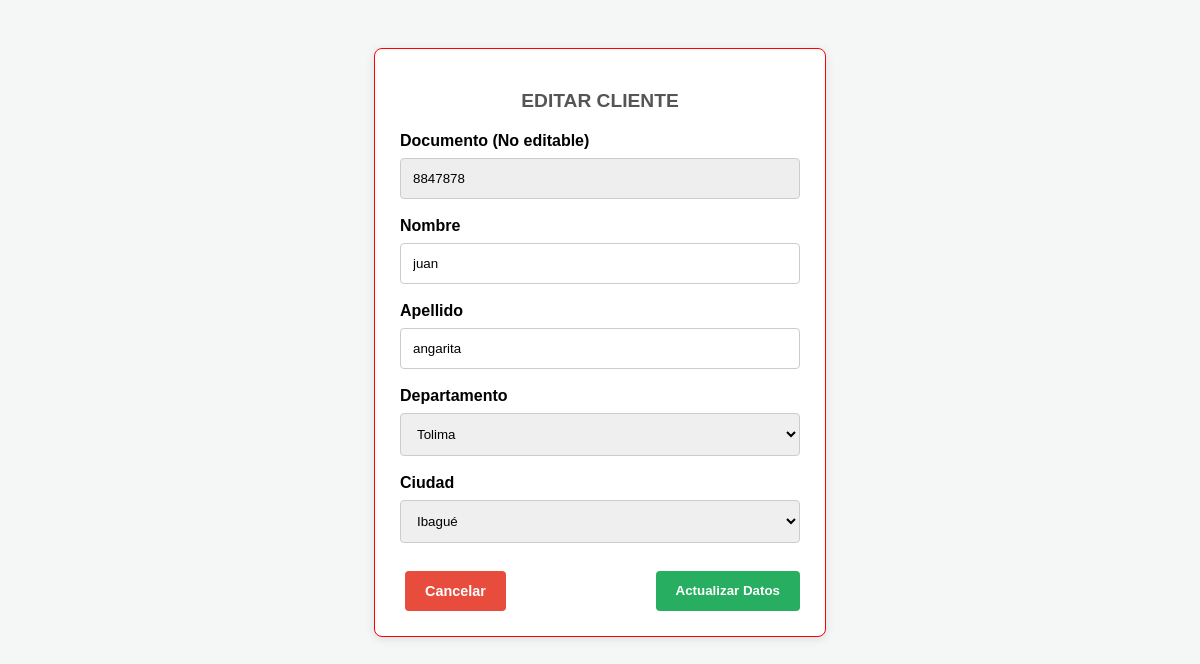
/update_cliente.php?documento_v=8847878, run on the app's committed database.
### tables this page shows
CREATE TABLE `clientes` (
  `documento_v` int(30) NOT NULL,
  `nombre` varchar(50) NOT NULL,
  `apellido` varchar(50) NOT NULL,
  `id_ciudad` int(11) DEFAULT NULL,
  `id_g` int(11) DEFAULT NULL,
  `id_genero` int(11) DEFAULT NULL
);

CREATE TABLE `ciudad` (
  `id_ciudad` int(11) NOT NULL,
  `nombre` varchar(100) NOT NULL,
  `id_departamento` int(11) DEFAULT NULL
);

CREATE TABLE `departamento` (
  `id_departamento` int(11) NOT NULL,
  `nombre` varchar(100) NOT NULL
);

### update_cliente.php (the view, shortened to what this page needs)
<?php
include_once 'conexion.php';
if(isset($_GET['documento_v'])){
    $documento_v = $_GET['documento_v'];
    $buscar_id = $con->prepare('
        SELECT c.*, ciu.id_departamento
        FROM clientes c
        INNER JOIN ciudad ciu ON c.id_ciudad = ciu.id_ciudad
        WHERE c.documento_v = :doc LIMIT 1
    ');
    $buscar_id->execute(array(':doc' => $documento_v));
    $resultado = $buscar_id->fetch();
} else {
    header('Location: index.php'); exit;
}
$stmt_dep = $con->prepare("SELECT id_departamento, nombre FROM departamento ORDER BY nombre ASC");
$stmt_dep->execute();
$departamentos = $stmt_dep->fetchAll(PDO::FETCH_ASSOC);
$dep_seleccionado = $_POST['id_departamento_filtro'] ?? $resultado['id_departamento'];
$ciudades = [];
if ($dep_seleccionado) {
    $stmt_ciu = $con->prepare("SELECT id_ciudad, nombre FROM ciudad WHERE id_departamento = ? ORDER BY nombre ASC");
    $stmt_ciu->execute([$dep_seleccionado]);
    $ciudades = $stmt_ciu->fetchAll(PDO::FETCH_ASSOC);
}
?>
<!DOCTYPE html>
<html lang="es">
<head>
    <link rel="stylesheet" href="css/stylo.css">
</head>
<body>
    <div class="contenedor">
        <h2 style="text-align:center">EDITAR CLIENTE</h2>
        <form method="post" id="updateForm">
            <label>Documento (No editable)</label>
            <input type="text" name="documento_v" value="<?php echo $resultado['documento_v']; ?>" readonly class="input__text" style="background: #eee;">
            <label>Nombre</label>
            <input type="text" name="nombre" value="<?php echo $_POST['nombre'] ?? $resultado['nombre']; ?>" class="input__text" required>
            <label>Apellido</label>
            <input type="text" name="apellido" value="<?php echo $_POST['apellido'] ?? $resultado['apellido']; ?>" class="input__text" required>
            <label>Departamento</label>
            <select name="id_departamento_filtro" class="input__text" onchange="this.form.submit()">
                <?php foreach($departamentos as $d): ?>
                    <option value="<?php echo $d['id_departamento']; ?>" <?php echo ($dep_seleccionado == $d['id_departamento']) ? 'selected' : ''; ?>>
                        <?php echo $d['nombre']; ?>
                    </option>
                <?php endforeach; ?>
            </select>
            <label>Ciudad</label>
            <select name="id_ciudad" class="input__text" required>
                <?php foreach($ciudades as $c): ?>
                    <option value="<?php echo $c['id_ciudad']; ?>" <?php echo ($resultado['id_ciudad'] == $c['id_ciudad']) ? 'selected' : ''; ?>>
                        <?php echo $c['nombre']; ?>
                    </option>
                <?php endforeach; ?>
            </select>
            <div style="margin-top: 20px; display: flex; justify-content: space-between;">
                <a href="index.php" class="btn btn__delete">Cancelar</a>
                <button type="submit" name="actualizar" class="btn btn__nuevo">Actualizar Datos</button>
            </div>
        </form>
    </div>
</body>
</html>

### css/stylo.css (style rules this page uses)
body { background-color: #fff; font-family: Arial, sans-serif; }
.contenedor { width: 95%; margin: 20px auto; background-color: #f2e9c9; padding: 20px; border: 1px solid red; }
h2 { text-align: center; color: #555; font-size: 1.2em; margin-bottom: 20px; text-transform: uppercase; }
.input__text { padding: 8px; width: 300px; border: 1px solid #ccc; border-radius: 4px; }
.btn { padding: 8px 15px; border: none; border-radius: 4px; cursor: pointer; text-decoration: none; color: white; font-weight: bold; margin-left: 5px; display: inline-block; }
.btn__nuevo { background-color: #1b6331; }
.btn__update, .btn__delete { display: block; text-align: center; padding: 5px; color: white; text-decoration: none; border-radius: 3px; font-size: 0.9em; }
.btn__delete { background-color: #700000; }

### update_cliente.php (style rules this page uses)
body { background-color: #f4f7f6; font-family: sans-serif; display: flex; justify-content: center; padding: 20px; }
.contenedor { background: white; padding: 25px; border-radius: 8px; width: 400px; box-shadow: 0 2px 10px rgba(0,0,0,0.1); }
.input__text { width: 100%; padding: 12px; margin: 8px 0; border: 1px solid #ccc; border-radius: 4px; box-sizing: border-box; }
.btn { padding: 12px 20px; border: none; border-radius: 4px; color: white; font-weight: bold; cursor: pointer; text-decoration: none; display: inline-block; }
.btn__nuevo { background-color: #27ae60; }
.btn__delete { background-color: #e74c3c; }
label { font-weight: bold; display: block; margin-top: 10px; }

### data on the page
clientes: documento_v "8847878", nombre "juan", apellido "angarita", id_ciudad "Ibagué"
ciudad: id_departamento_filtro "Tolima"
